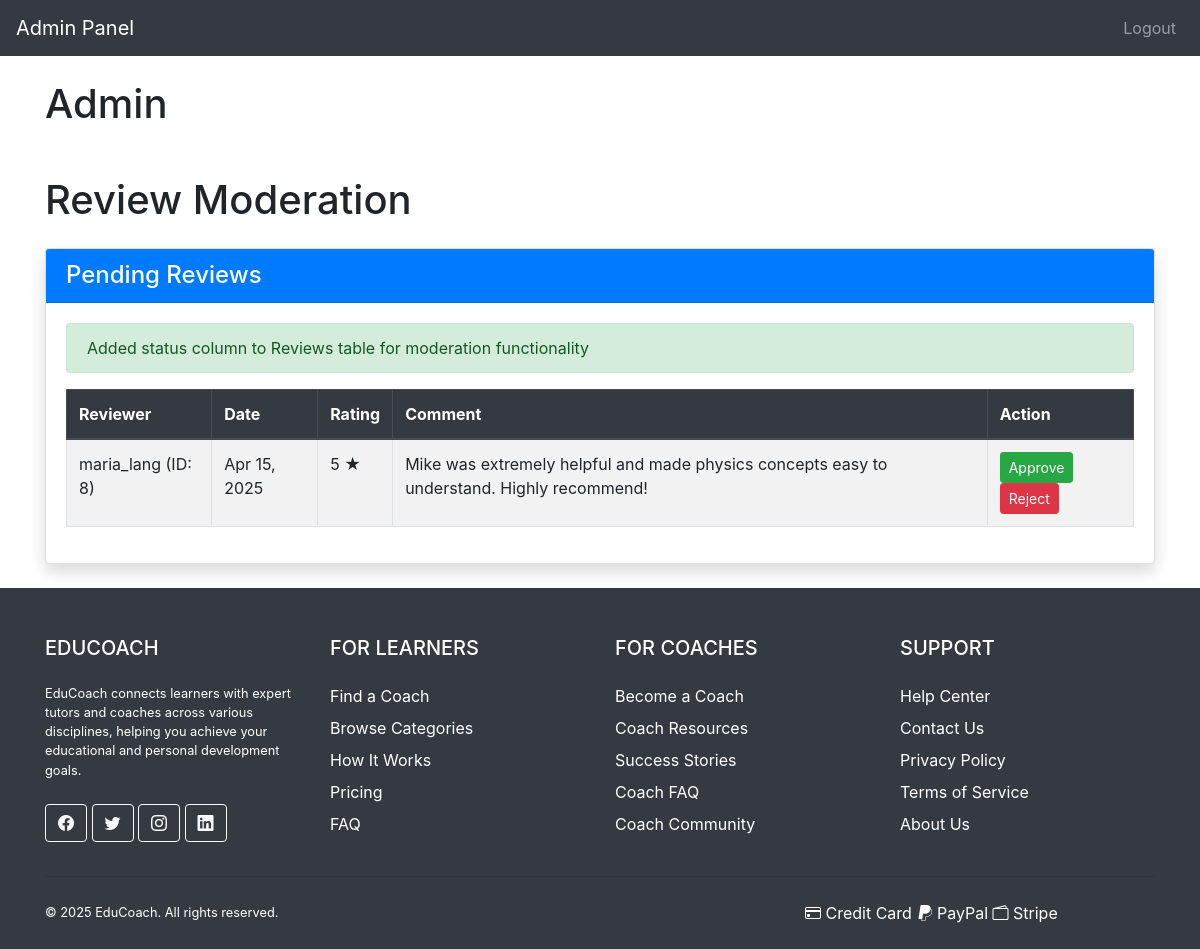
Page /pages/review-moderation.php (signed in) on the committed database.
### tables this page shows
CREATE TABLE IF NOT EXISTS Reviews (
    review_id INT PRIMARY KEY AUTO_INCREMENT,
    session_id INT,
    user_id INT,
    coach_id INT,
    rating TINYINT NOT NULL CHECK (rating BETWEEN 1 AND 5),
    comment TEXT,
    created_at TIMESTAMP DEFAULT CURRENT_TIMESTAMP
);

CREATE TABLE IF NOT EXISTS Users (
    user_id INT PRIMARY KEY AUTO_INCREMENT,
    username VARCHAR(50) NOT NULL,
    email VARCHAR(100) NOT NULL UNIQUE,
    password_hash VARCHAR(255) NOT NULL,
    user_type ENUM('regular', 'business', 'admin') DEFAULT 'regular',
    profile_image VARCHAR(255),
    bio TEXT,
    created_at TIMESTAMP DEFAULT CURRENT_TIMESTAMP,
    is_banned BOOLEAN DEFAULT FALSE,
    reset_token VARCHAR(64) DEFAULT NULL,
    reset_expires DATETIME DEFAULT NULL,
    last_login DATETIME DEFAULT NULL
);

### pages/review-moderation.php (the view, shortened to what this page needs)
<?php
require __DIR__ . '/../includes/db_connection.php';
require __DIR__ . '/../includes/auth_functions.php';
$success = '';
try {
    $columnsQuery = $pdo->query("SHOW COLUMNS FROM Reviews LIKE 'status'");
    $statusColumnExists = $columnsQuery->rowCount() > 0;
    if ($statusColumnExists) {
        $stmt = $pdo->prepare("SELECT r.review_id, r.user_id, r.coach_id, r.comment, r.rating, r.created_at,
                                u.username as reviewer_name, c.user_id as coach_user_id
                              FROM Reviews r
                              JOIN Users u ON r.user_id = u.user_id
                              JOIN Coaches c ON r.coach_id = c.coach_id
                              WHERE r.status = 'pending' OR r.status IS NULL
                              ORDER BY r.created_at DESC");
    } else {
        $stmt = $pdo->prepare("SELECT r.review_id, r.user_id, r.coach_id, r.comment, r.rating, r.created_at,
                                u.username as reviewer_name, c.user_id as coach_user_id
                              FROM Reviews r
                              JOIN Users u ON r.user_id = u.user_id
                              JOIN Coaches c ON r.coach_id = c.coach_id
                              ORDER BY r.created_at DESC");
    }
    $stmt->execute();
    $reviews = $stmt->fetchAll(PDO::FETCH_ASSOC);
    if (!$statusColumnExists) {
        try {
            $success = "Added status column to Reviews table for moderation functionality";
        } catch (PDOException $e) {
            $error = "Failed to add status column: " . $e->getMessage();
        }
    }
} catch (PDOException $e) {
    $error = 'Database error: ' . $e->getMessage();
}
include __DIR__ . '/../includes/admin-header.php';
?>
<div class="container mt-5">
    <div class="row">
        <div class="col-md-12">
            <h1 class="mb-4">Review Moderation</h1>
        </div>
    </div>
    <div class="row">
        <div class="col-md-12">
            <div class="card shadow mb-4">
                <div class="card-header bg-primary text-white">
                    <h4 class="mb-0">Pending Reviews</h4>
                </div>
                <div class="card-body">
                    <?php if ($success): ?>
                        <div class="alert alert-success"><?= htmlspecialchars($success) ?></div>
                    <?php endif; ?>
                    <table class="table table-striped table-bordered">
                        <thead class="thead-dark">
                            <tr>
                                <th>Reviewer</th>
                                <th>Date</th>
                                <th>Rating</th>
                                <th>Comment</th>
                                <th>Action</th>
                            </tr>
                        </thead>
                        <tbody>
                            <?php
                            if (count($reviews) > 0) {
                                foreach ($reviews as $review) {
                                    echo "<tr>";
                                    echo "<td>" . htmlspecialchars($review['reviewer_name']) . " (ID: " . $review['user_id'] . ")</td>";
                                    echo "<td>" . date('M j, Y', strtotime($review['created_at'])) . "</td>";
                                    echo "<td>" . htmlspecialchars($review['rating']) . " ★</td>";
                                    echo "<td>" . htmlspecialchars($review['comment']) . "</td>";
                                    echo "<td>
                                        <form method='post' action='moderationlogic.php'>
                                            <input type='hidden' name='review_id' value='" . $review['review_id'] . "'>
                                            <button type='submit' name='action' value='approve' class='btn btn-sm btn-success'>Approve</button>
                                            <button type='submit' name='action' value='reject' class='btn btn-sm btn-danger'>Reject</button>
                                        </form>
                                    </td>";
                                    echo "</tr>";
                                }
                            } else {
                                echo "<tr><td colspan='5'>No pending reviews found</td></tr>";
                            }
                            ?>
                        </tbody>
                    </table>
                </div>
            </div>
        </div>
    </div>
</div>
<?php include __DIR__ . '/../includes/footer.php'; ?>

### rows in the picture
reviews: user.username "maria_lang", user "8", created_at "Apr 15, 2025", rating "5", comment "Mike was extremely helpful and made physics concepts easy to understand. Highly recommend!"

### other values in the picture
$success "Added status column to Reviews table for moderation functionality"
